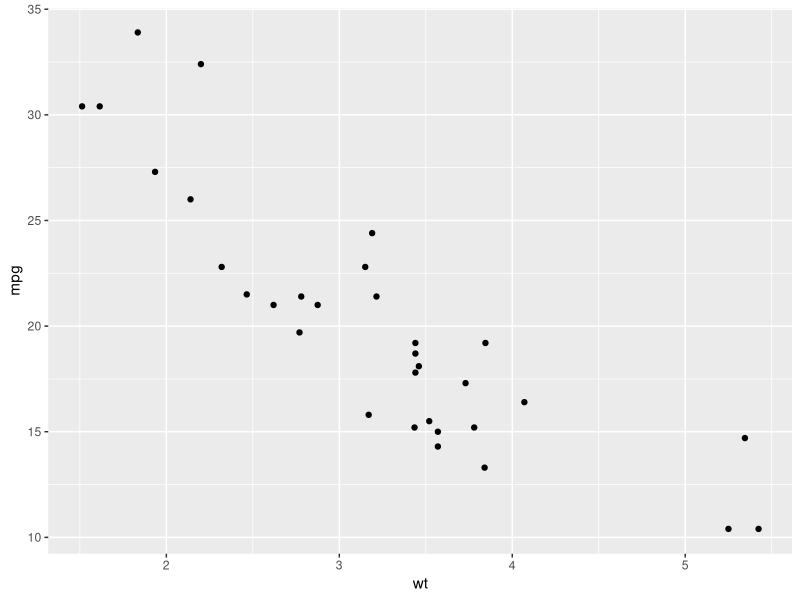
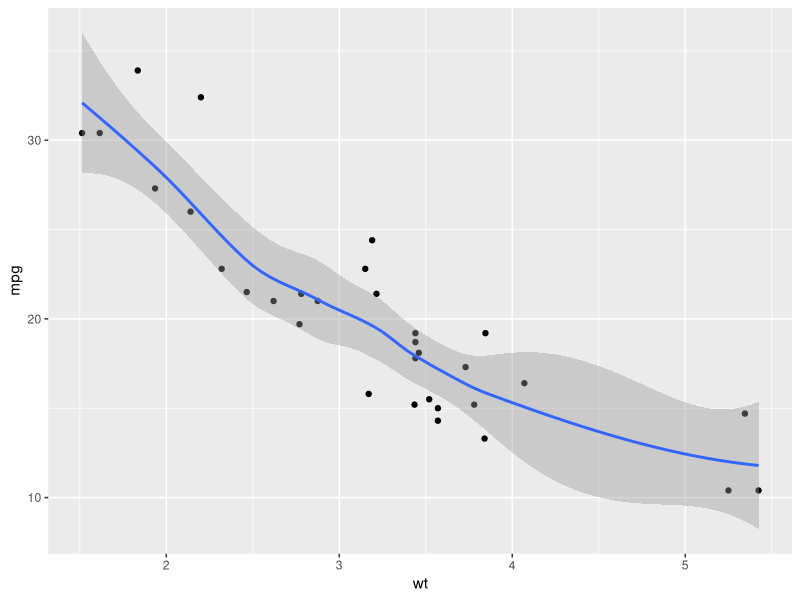
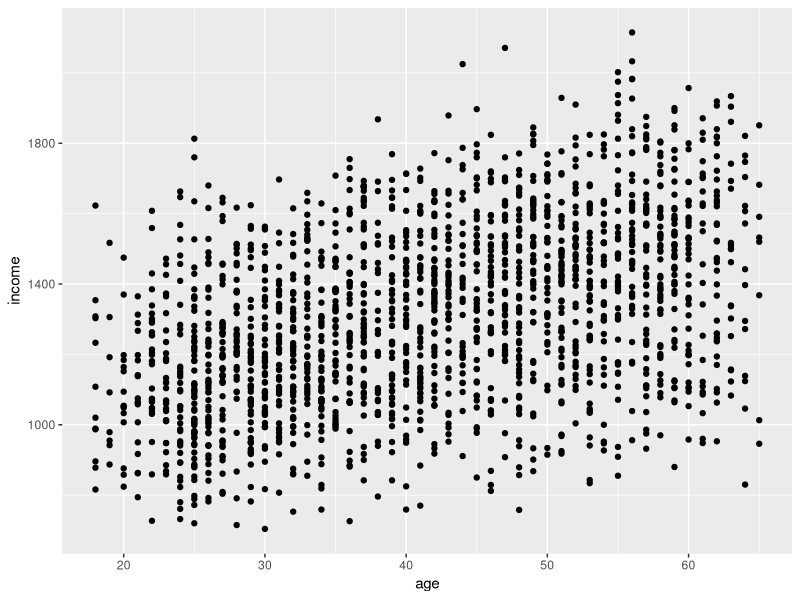
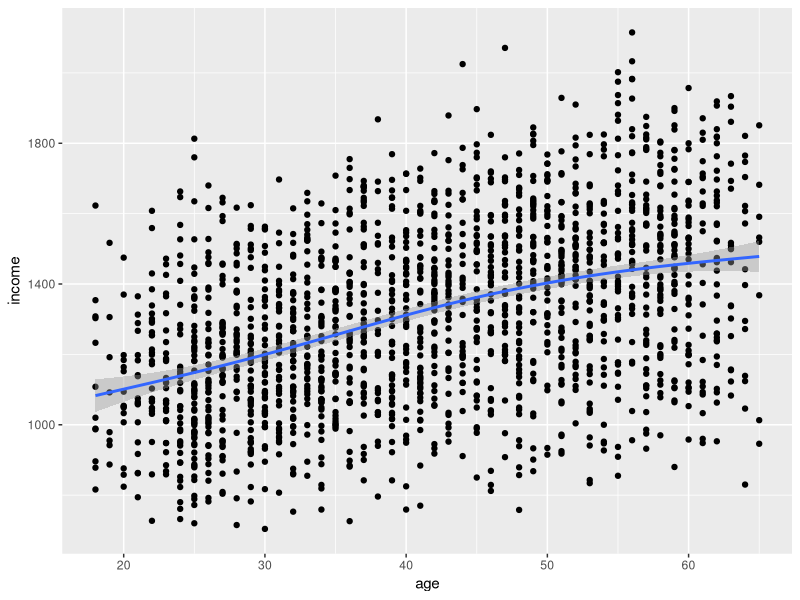
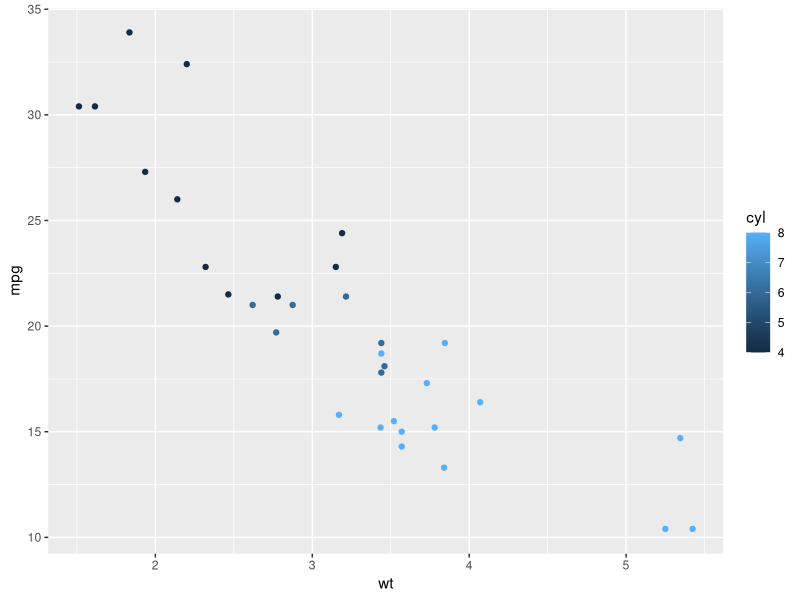
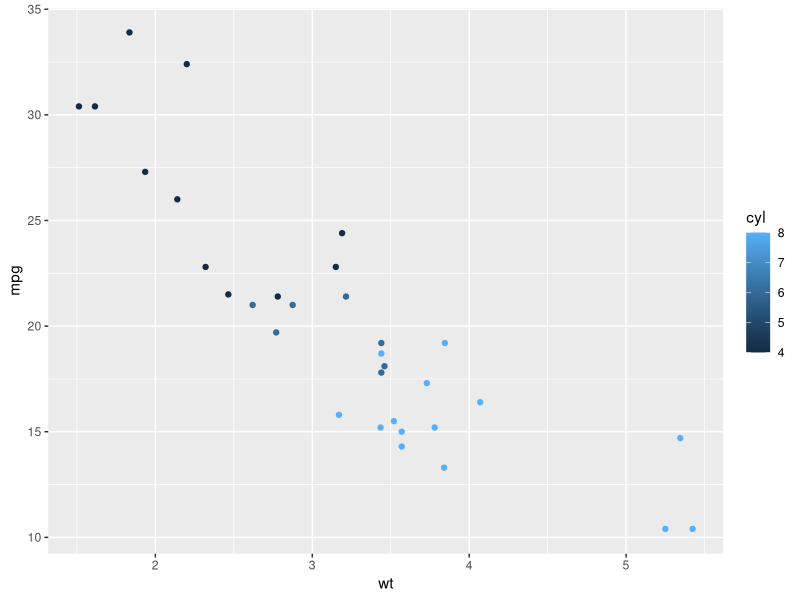
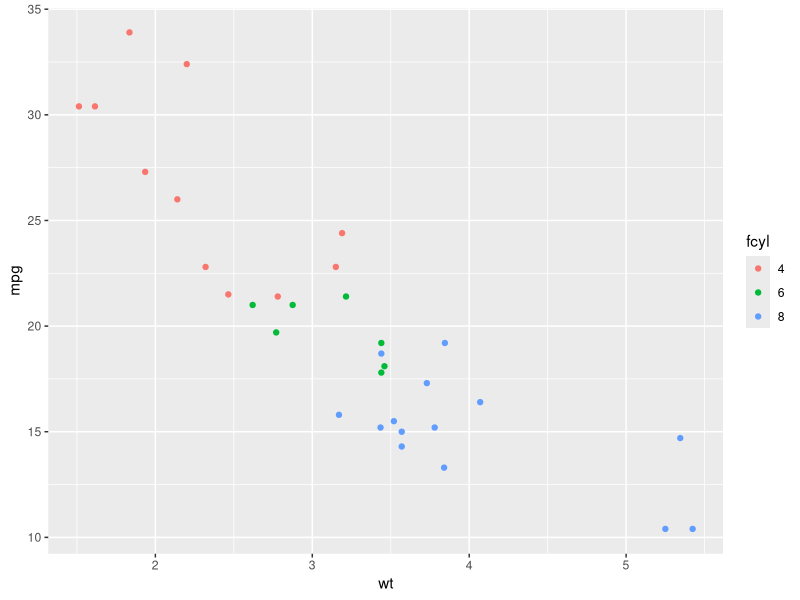
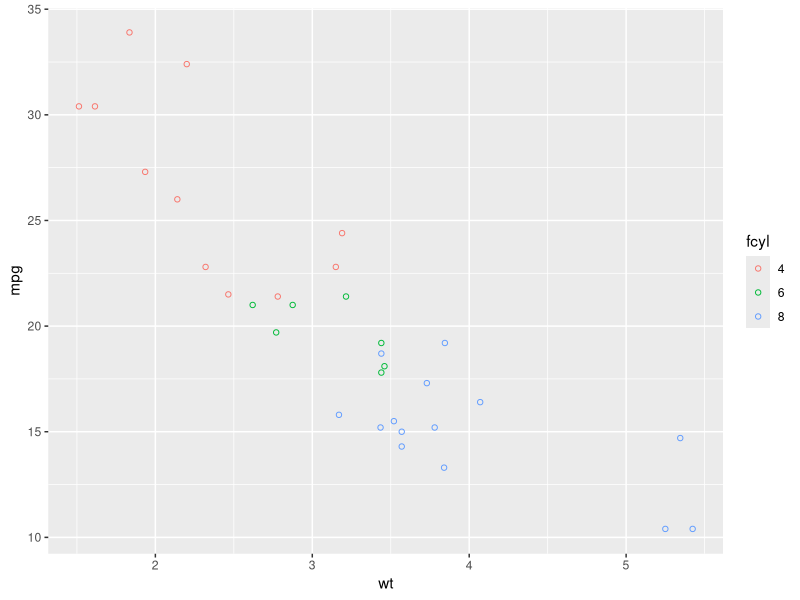

R code for these plots, in order:
## ---- chunk 1
# import packages
library(tidyverse) #ggplot2 is part of the tidyverse
## ---- chunk 2
# Using mtcars dataset
str(mtcars)
## ---- chunk 3
# Basic scatter plot with 1 geom
ggplot(mtcars,               #data source
       aes(x = wt,           # mapping wt to x
           y = mpg)) +       # mapping mpg to y
  geom_point()               # add geom layer
## ---- chunk 4
# Basic scatter plot with 2 geoms
ggplot(mtcars,               
       aes(x = wt,           
           y = mpg)) +       
  geom_point() +
  geom_smooth()
## ---- chunk 5
income <- read.csv('income.csv')
income
## ---- chunk 6
ggplot(income,aes(age, income)) +       
  geom_point() 
## ---- chunk 7
ggplot(income,aes(age, income)) +       
  geom_point() +
  geom_smooth()
## ---- chunk 8
# base layer
ggplot(mtcars,               
       aes(x = wt,           
           y = mpg,
           color = cyl)) +       
  geom_point()  
## ---- chunk 9
# geom layer
ggplot(mtcars,               
       aes(x = wt,           
           y = mpg)) +       
  geom_point(aes(color = cyl)) 
## ---- chunk 10
# Convert cyl from numeric to factor
mtcars$fcyl <- as.factor(mtcars$cyl)
## ---- chunk 11
ggplot(mtcars,               
       aes(x = wt,           
           y = mpg,
           color = fcyl)) +       
  geom_point() 
## ---- chunk 12
# Color refers to the outline of the shape.
ggplot(mtcars,               
       aes(x = wt,           
           y = mpg,
           color = fcyl)) +       
  geom_point(shape = 1) # shape is being used as an attribute (will effect all markers the homogeneously)
## ---- chunk 13
# An exception is point markers. Instead of fill, use color to change the inside color

ggplot(mtcars,               
       aes(x = wt,           
           y = mpg,
           color = fcyl)) +       
  geom_point() 
## ---- chunk 14
# Fill refers to the inside color
ggplot(mtcars,               
       aes(x = wt,           
           y = mpg,
           fill = fcyl)) +       
  geom_point(shape = 24) 
## ---- chunk 15
# Some shapes allow color and fill
ggplot(mtcars,               
       aes(x = wt,           
           y = mpg,
           fill = fcyl)) +       
  geom_point(shape = 21, color  = 'white', size = 12) 
## ---- chunk 16
# Convert edu from numeric to factor
income$fedu <- factor(income$edu, levels = c('low', 'med','high'))

ggplot(income, aes(age, income, color = fedu)) +       
  geom_point() 
## ---- chunk 17
# The default shape for geom_point() is 19 (solid circle)
# All available shapes can be found using ?points

# Map fcyl to shape

ggplot(mtcars,               
       aes(x = wt,           
           y = mpg,
           shape = fcyl)) +       
  geom_point() 

## ---- chunk 18
# change shape and color by fcyl (although this is redundant information)
ggplot(mtcars,               
       aes(x = wt,           
           y = mpg,
           color = fcyl)) +       
  geom_point(aes(shape = fcyl)) 
## ---- chunk 19
ggplot(income, aes(age, income, color = fedu)) +       
  geom_point(aes(shape = sex)) 
## ---- chunk 20
# to change marker size overall, use size argument as attribute
ggplot(mtcars,               
       aes(x = wt,           
           y = mpg,
           fill = fcyl)) +       
  geom_point(shape = 21, color  = 'white', size = 12) 
## ---- chunk 21
# To change marker size dependent on variable info, place inside aesthetics mapping. 
ggplot(mtcars,               
       aes(x = wt,           
           y = mpg,
           size = fcyl)) +       
  geom_point() 
## ---- chunk 22
# inside aesthetics mapping, transparency will be determined by variable
ggplot(mtcars,               
       aes(x = wt,           
           y = mpg,
           alpha = fcyl)) +       
  geom_point()
## ---- chunk 23
# as attribute, all markers will be made the same transparency
ggplot(income, aes(age, income, color = fedu)) +       
  geom_point(alpha = .6) 
## ---- chunk 24
# in aesthetic layer
ggplot(mtcars,               
       aes(x = wt,           
           y = mpg,
           linetype = fcyl)) +       
  geom_line()                   # Note change in geom layer
## ---- chunk 25
# as an attribute
ggplot(mtcars,               
       aes(x = wt,           
           y = mpg )) +       
  geom_line(linetype = 'dashed')
## ---- chunk 26
ggplot(mtcars,               
       aes(x = wt,           
           y = mpg,
           label = fcyl)) +       
  geom_text()                 # Note change in geom layer
## ---- chunk 27
?shape

## ---- chunk 28
ggplot(mtcars,               
       aes(x = wt,           
           y = mpg,
           color = fcyl)) +  # aesthetic     
  geom_point() +
  geom_smooth(color = 'pink', fill = 'white') # attribute
## ---- chunk 29
# using HEX 

ggplot(mtcars,               
       aes(x = wt,           
           y = mpg,
           color = fcyl)) +  # aesthetic     
  geom_point() +
  geom_smooth(color = '#2A9D8F', fill = '#FFFFFF') # attribute
## ---- chunk 30
# using HEX assigned to a variable

my_color = '#2A9D8F'
my_fill = '#FFFFFF'

ggplot(mtcars,               
       aes(x = wt,           
           y = mpg,
           color = fcyl)) +  # aesthetic     
  geom_point() +
  geom_smooth(color = my_color, fill = my_fill) # attribute
## ---- chunk 31
ggplot(mtcars,               
       aes(x = wt,           
           y = mpg,
           color = fcyl)) +  # aesthetic     
  geom_point(size = 10) +  # attribute
  geom_smooth(color = my_color, fill = my_fill) # attribute
## ---- chunk 32
ggplot(mtcars,               
       aes(x = wt,           
           y = mpg,
           color = fcyl)) +  # aesthetic     
  geom_point(size = 10, alpha = 0.4) +  # attribute
  geom_smooth(color = my_color, fill = my_fill) # attribute
## ---- chunk 33
ggplot(mtcars,               
       aes(x = wt,           
           y = mpg,
           color = fcyl)) +  # aesthetic     
  geom_point(size = 10, alpha = 0.4) +  # attribute
  geom_smooth(color = my_color, fill = my_fill, linetype = 'dashed') # attribute
## ---- chunk 34
ggplot(mtcars,               
       aes(x = wt,           
           y = mpg,
           color = fcyl)) +  # aesthetic     
  geom_point(size = 10, alpha = 0.4) +  # attribute
  geom_smooth(color = my_color, fill = my_fill, linetype = 'dashed') +  # attribute
  geom_text(label = rownames(mtcars), size = 3) # attribute
## ---- chunk 35
# labeling titles, y-axis, x-axis
ggplot(mtcars,               
       aes(x = wt,           
           y = mpg,
           color = fcyl)) +  # aesthetic     
  geom_point(size = 10, alpha = 0.4) +  # attribute
  geom_smooth(color = my_color, fill = my_fill, linetype = 'dashed') +  # attribute
  geom_text(label = rownames(mtcars), size = 3) + # attribute
  labs(
    title = 'MTCARS',
    subtitle = 'DS2003',
    caption = 'making charts is fun') +
  ylab('Miles per Gallon (MPG)') +
  xlab('Weight (Tons)')
    
  
## ---- chunk 36
# labeling legend, using tag
ggplot(mtcars,               
       aes(x = wt,           
           y = mpg,
           color = fcyl)) +  # aesthetic     
  geom_point(size = 10, alpha = 0.4) +  # attribute
  geom_smooth(color = my_color, fill = my_fill, linetype = 'dashed') +  # attribute
  geom_text(label = rownames(mtcars), size = 3) + # attribute
  labs(
    title = 'MTCARS',
    subtitle = 'DS2003',
    caption = 'making charts is fun') +
  ylab('Miles per Gallon (MPG)') +
  xlab('Weight (Tons)') +
  labs(color = 'Cylinders', tag = 'A')

## to remove a label set it equal to NULL
## ---- chunk 37
# position = 'identity' is default
ggplot(iris,     # new dataset               
       aes(x = Sepal.Length,           
           y = Sepal.Width,
           color = Species)) +       
  geom_point(position = 'identity') # in practice, don't need to specify default 

## ---- chunk 38
# Jitter
ggplot(iris,     # new dataset               
       aes(x = Sepal.Length,           
           y = Sepal.Width,
           color = Species)) +       
  geom_point(position = 'jitter') 

# adds noise to x & y axis so all data points can be seen (no overlap)
## ---- chunk 39
# All position arguments can also be used as functions. Helps with consistency across graphs

preset_jitter <- position_jitter (0.1, seed = 123) # how much noise

ggplot(iris,     # new dataset               
       aes(x = Sepal.Length,           
           y = Sepal.Width,
           color = Species)) +       
  geom_point(position = preset_jitter) 
## ---- chunk 40
ggplot(iris,     # new dataset               
       aes(Sepal.Length,
           fill = Species)) +       
  geom_bar() 
## ---- chunk 41
ggplot(iris,     # new dataset               
       aes(Sepal.Length,
           fill = Species)) +       
  geom_bar(position = 'dodge') 

## ---- chunk 42
# others are position_jitterdodge(), position_nudge(), and position_stack()/position_fill()
## ---- chunk 43
# Includes the scales seen above. 

# x-axis limits
ggplot(iris,                   
       aes(x = Sepal.Length,           
           y = Sepal.Width,
           color = Species)) +       
  geom_point(position = preset_jitter) + 
  xlim(5, 7)

## ---- chunk 44
# Reverse axis
ggplot(iris,                   
       aes(x = Sepal.Length,           
           y = Sepal.Width,
           color = Species)) +       
  geom_point(position = preset_jitter) + 
  xlim(7, 5)
## ---- chunk 45
# y-axis limits
ggplot(iris,                   
       aes(x = Sepal.Length,           
           y = Sepal.Width,
           color = Species)) +       
  geom_point(position = preset_jitter) + 
  ylim(2.5, 4)


## ---- chunk 46
# color scales
ggplot(iris,                   
       aes(x = Sepal.Length,           
           y = Sepal.Width,
           color = Species)) +       
  geom_point(position = preset_jitter) + 
  scale_colour_brewer()

# so many color scales
## ---- chunk 47
# Bar Graphs
# geom_bar()

ggplot(mtcars, aes(fcyl)) +
  geom_bar() # counts the number of cases at each x position
## ---- chunk 48
# Calculate Descriptive Statistics
# this is using dpylr

# This dplyr sequence uses gather to convert a wide dataset to a long
mtcars_summary_long <- mtcars %>%
  select(fcyl, wt) %>%
  gather(key, value, -fcyl) %>%
  group_by(fcyl) %>%
  summarise(avg = mean(value),
            sd = sd(value))

# Alternative dplyr commands without gather function
mtcars_summary_long <- mtcars %>%
  select(fcyl, wt) %>%
  group_by(fcyl) %>%
  summarise(avg = mean(wt),
            sd = sd(wt))
## ---- chunk 49
# Bar Graphs
# geom_col()
ggplot(mtcars_summary_long, aes(fcyl, avg)) +
  geom_col() + # plots actual values
  geom_errorbar(aes(ymin = avg - sd,
                    ymax = avg + sd),
                width = 0.1, 
                color = 'orange')
## ---- chunk 50
#Bar Graph
# stat_count() - similar to geom_bar()
ggplot(mtcars, aes(fcyl)) +
  stat_count()
## ---- chunk 51
ggplot(income, aes(fedu)) +
  stat_count()
## ---- chunk 52
#boxplot
ggplot(mtcars, aes(fcyl, mpg)) +
  geom_boxplot()
## ---- chunk 53
# violin plot
ggplot(mtcars, aes(fcyl, mpg)) +
  geom_violin(scale = 'count', draw_quantiles = c(.25, .5, .75)) +
  geom_jitter(height = 0, width = 0.1)
## ---- chunk 54
# density plots & reference lines
ggplot(mtcars, aes(mpg)) +
  geom_density() +
  geom_vline(xintercept = mean(mtcars$mpg))
## ---- chunk 55
# dotplot
ggplot(mtcars, aes(mpg)) +
  geom_dotplot(binwidth = 1, aes(fill = fcyl)) +
  scale_color_hue()
## ---- chunk 56
# geom layers from 2 different data sets
mtcars %>%
  group_by(fcyl) %>%
  summarise_all(mean) -> cars_summary
## ---- chunk 57
ggplot(mtcars, aes(mpg, wt, color = fcyl)) +
  geom_point(shape = 1) +
  geom_point(data = cars_summary, size = 5)
  
## ---- chunk 58
ggplot(mtcars, aes(mpg, wt, color = hp)) +
  geom_point() +
  facet_wrap(vars(fcyl))
## ---- chunk 59
ggplot(mtcars, aes(mpg, wt, color = hp)) +
  geom_point() +
  facet_grid(vars(fcyl), vars(gear))
## ---- chunk 60
# Minimal
ggplot(mtcars, aes(mpg, wt, color = hp)) +
  geom_point() +
  theme_minimal()
## ---- chunk 61
# Classic
ggplot(mtcars, aes(mpg, wt, color = hp)) +
  geom_point() +
  theme_classic()
## ---- chunk 62
# Light

ggplot(mtcars, aes(mpg, wt, color = hp)) +
  geom_point() +
  theme_light()
## ---- chunk 63
# There are a lot of themes built in to ggplot and plenty you can import
